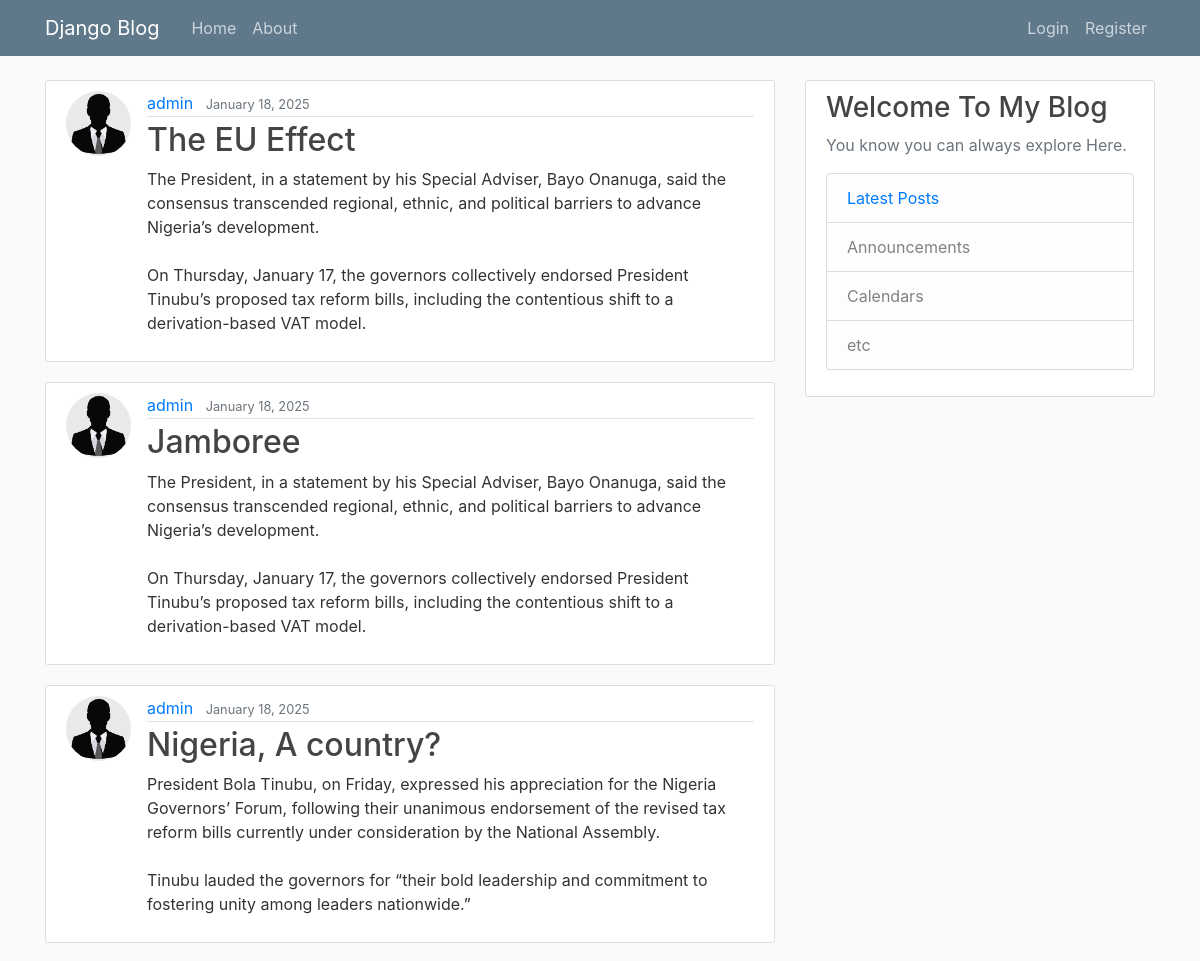
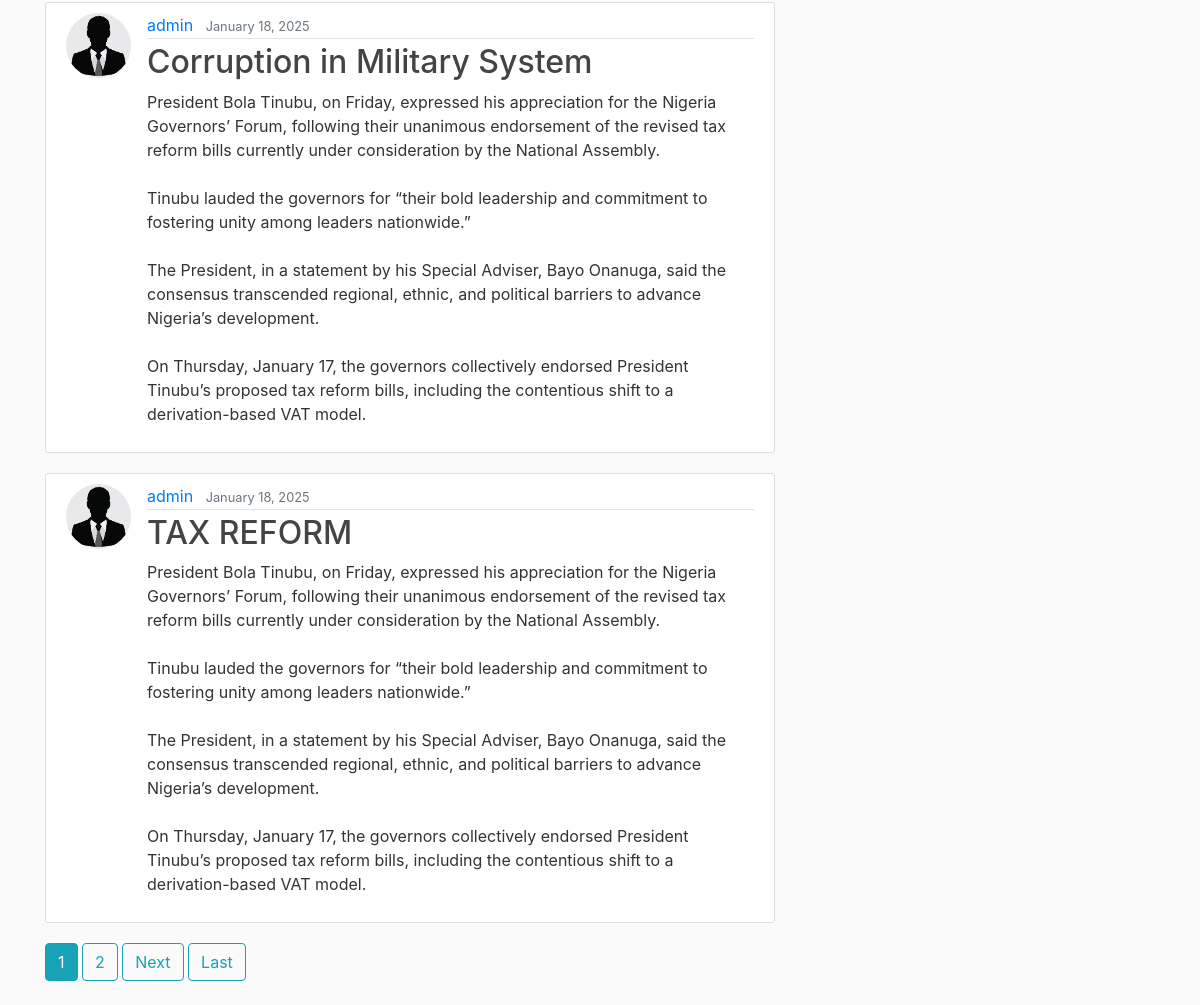
Before: / with the older database file (2 pictures, top to bottom).
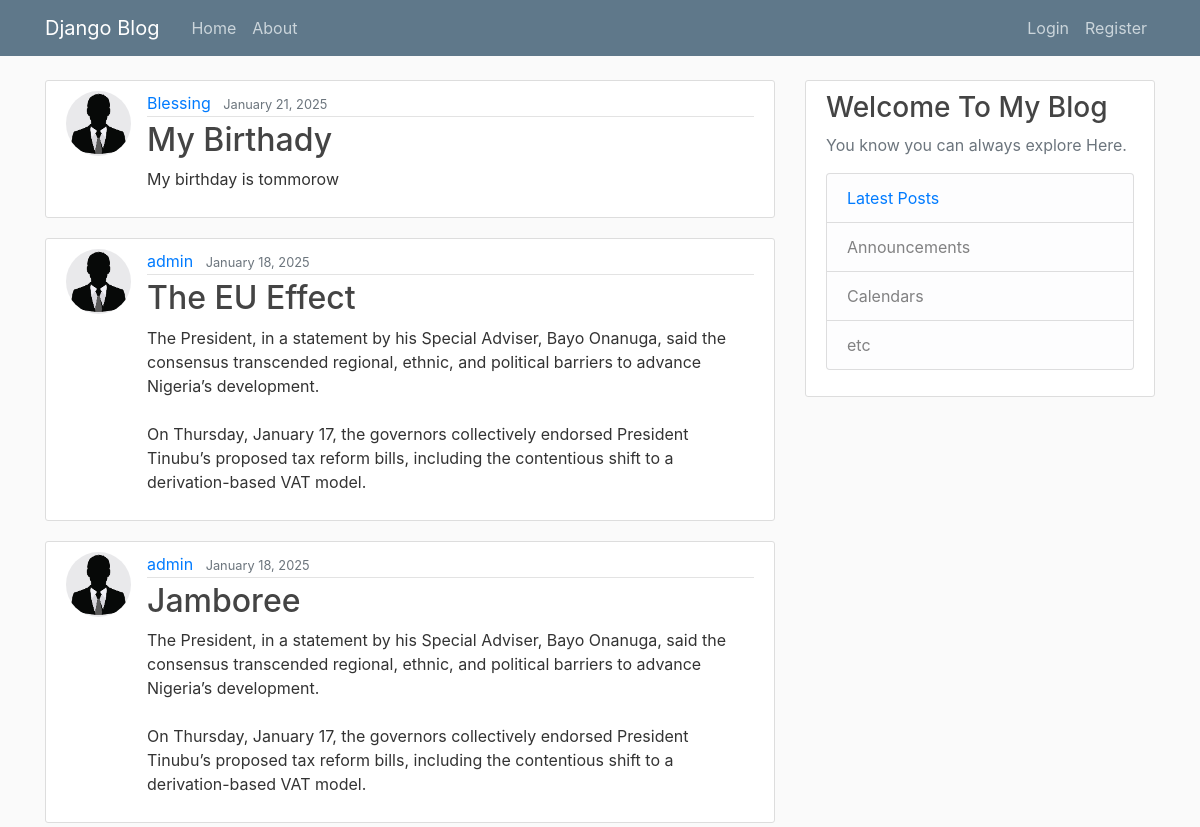
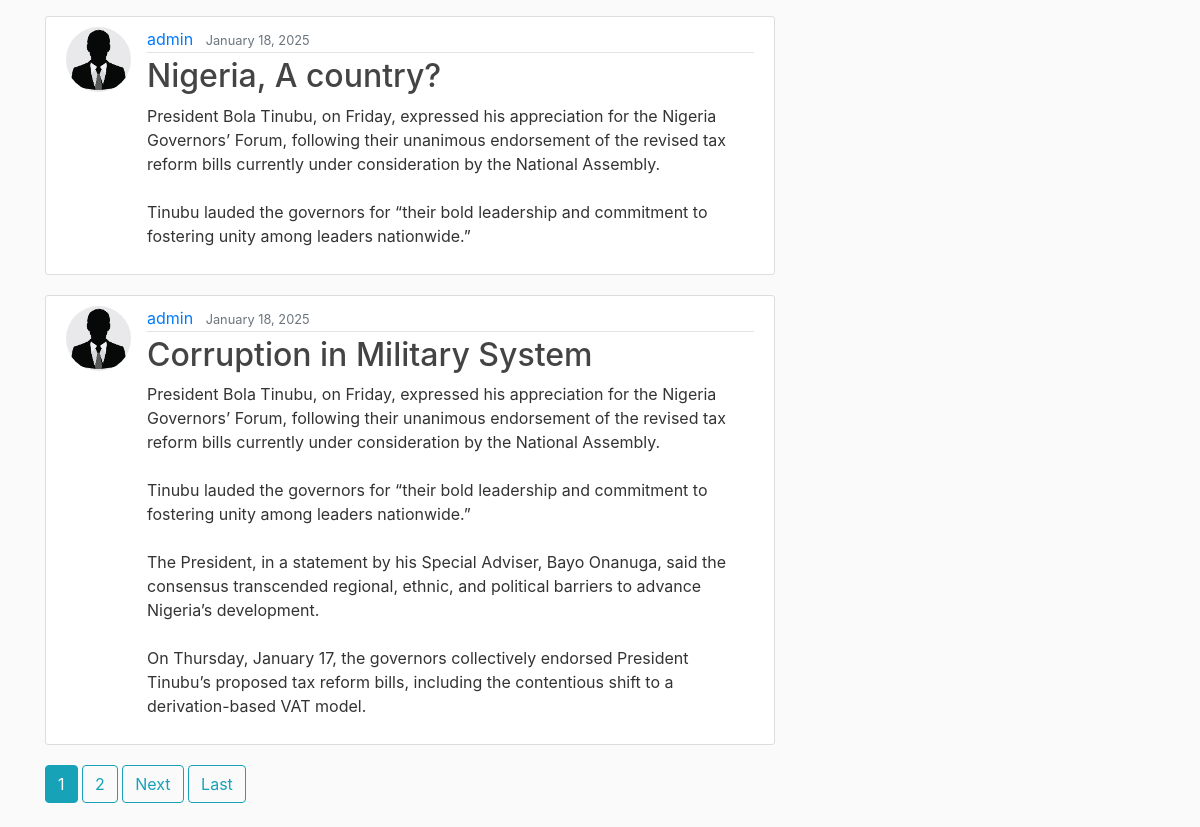
After: the same page with the newer database file (2 pictures, top to bottom).
### blog_app/models.py (models this page shows, shortened)
class Post(models.Model):
    title = models.CharField(max_length=100)
    content = models.TextField()
    date_posted = models.DateTimeField(default=timezone.now)
    author = models.ForeignKey(User, on_delete=models.CASCADE)
    class Meta:
        ordering = ['-date_posted']

### users/models.py (models this page shows, shortened)
class Profile(models.Model):
    user = models.OneToOneField(User, on_delete=models.CASCADE)
    image = models.ImageField(default= 'default.jpg', upload_to='profile_pics')

### blog_app/views.py (the view)
# urls.py: path('', PostListView.as_view(), name = 'blog_home'),
class PostListView(ListView):
    model = Post
    template_name = 'blog_app/home.html'
    context_object_name = 'posts'
    paginate_by = 5

### blog_app/templates/blog_app/home.html (shortened to what this page needs)
{% extends 'blog_app/base.html' %}
{% block content %}
    {% for post in posts %}
    <article class="media content-section">
      <img class="rounded-circle article-img" src="{{post.author.profile.image.url}}" alt="">
        <div class="media-body">
          <div class="article-metadata">
            <a class="mr-2" href="#">{{ post.author }}</a>
            <small class="text-muted">{{post.date_posted|date:"F d, Y" }}</small>
          </div>
          <h2><a class="article-title" href="{% url 'post_detail' post.id %}">{{ post.title }}</a></h2>
          <p class="article-content">{{ post.content }}</p>
        </div>
      </article>
    {% endfor %}
    {% if is_paginated %}
    {% for num in page_obj.paginator.page_range %}
      {% if page_obj.number == num %}
        <a class="btn btn-info mb-4" href="?page={{ num }}">{{ num }}</a>
      {% elif num > page_obj.number|add:'-3' and num < page_obj.number|add:'3' %}
        <a class="btn btn-outline-info mb-4" href="?page={{ num }}">{{ num }}</a>
      {% endif %}
    {% endfor %}
    {% if page_obj.has_next %}
      <a class="btn btn-outline-info mb-4" href="?page={{ page_obj.next_page_number }}">Next</a>
      <a class="btn btn-outline-info mb-4" href="?page={{ page_obj.paginator.num_pages }}">Last</a>
    {% endif %}
  {% endif %}
{% endblock %}

### blog_app/templates/blog_app/base.html (shortened to what this page needs)
{% load static %}
<!DOCTYPE html>
<html>
<head>
    <link rel="stylesheet" href="https://cdn.jsdelivr.net/npm/bootstrap@4.0.0/dist/css/bootstrap.min.css">
    <link rel="stylesheet" type = "text/css" href="{% static 'blog_app/main.css' %}">
</head>
<body>
    <header class="site-header">
        <nav class="navbar navbar-expand-md navbar-dark bg-steel fixed-top">
          <div class="container">
            <a class="navbar-brand mr-4" href="{% url 'blog_home' %}">Django Blog</a>
            <div class="collapse navbar-collapse" id="navbarToggle">
              <div class="navbar-nav mr-auto">
                <a class="nav-item nav-link" href="{% url 'blog_home' %}">Home</a>
                <a class="nav-item nav-link" href="{% url 'blog_about' %}">About</a>
              </div>
              <div class="navbar-nav">
                {% if user.is_authenticated %}
                  <a class="nav-item nav-link" href="{% url 'post_create' %}">Create Post</a>
                  <a class="nav-item nav-link" href="{% url 'profile' %}">Profile</a>
                  <a class="nav-item nav-link" href="{% url 'logout' %}">Logout</a>
                {% else %}
                  <a class="nav-item nav-link" href="{% url 'login' %}">Login</a>
                  <a class="nav-item nav-link" href="{% url 'register' %}">Register</a>
                {% endif %}
              </div>
            </div>
          </div>
        </nav>
      </header>
      <main role="main" class="container">
        <div class="row">
          <div class="col-md-8">
            {% block content %}{% endblock %}
          </div>
          <div class="col-md-4">
            <div class="content-section">
              <h3>Welcome To My Blog</h3>
              <p class='text-muted'>You know you can always explore Here.
                <ul class="list-group">
                  <li class="list-group-item list-group-item-light"><a  href="{% url 'blog_home' %}">Latest Posts</a></li>
                  <li class="list-group-item list-group-item-light">Announcements</li>
                  <li class="list-group-item list-group-item-light">Calendars</li>
                  <li class="list-group-item list-group-item-light">etc</li>
                </ul>
              </p>
            </div>
          </div>
        </div>
      </main>
</body>
</html>

### blog_app/static/blog_app/main.css (style rules this page uses)
body { background: #fafafa; color: #333333; margin-top: 5rem; }
h1, h2, h3, h4, h5, h6 { color: #444444; }
ul { margin: 0; }
.bg-steel { background-color: #5f788a; }
.site-header .navbar-nav .nav-link { color: #cbd5db; }
.content-section { background: #ffffff; padding: 10px 20px; border: 1px solid #dddddd; border-radius: 3px; margin-bottom: 20px; }
.article-title { color: #444444; }
.article-content { white-space: pre-line; }
.article-img { height: 65px; width: 65px; margin-right: 16px; }
.article-metadata { padding-bottom: 1px; margin-bottom: 4px; border-bottom: 1px solid #e3e3e3 }

Changed rows visible on the page:
no longer on this page (row unchanged): Post: author.profile.image (picture), author "admin", date_posted "January 18, 2025", title "TAX REFORM", content "President Bola Tinubu, on Friday, expressed his appreciation for the Nigeria Governors’ Forum, following their unanimous endorsement of the revised tax reform bills currently under consideration by the National Assembly. Tinubu lauded the governors for “their bold leadership and commitment to fostering unity among leaders nationwide.” The President, in a statement by his Special Adviser, Bayo Onanuga, said the consensus transcended regional, ethnic, and political barriers to advance Nigeria’s development. On Thursday, January 17, the governors collectively endorsed President Tinubu’s proposed tax reform bills, including the contentious shift to a derivation-based VAT model."
added Post: author.profile.image (picture), author "Blessing", date_posted "January 21, 2025", title "My Birthady", content "My birthday is tommorow"
